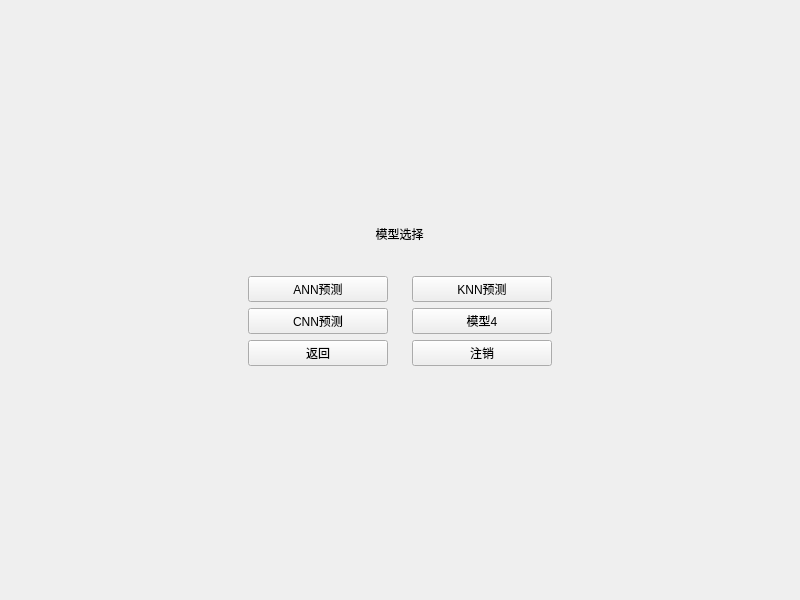
<?xml version="1.0" encoding="UTF-8"?>
<ui version="4.0">
 <class>System</class>
 <widget class="QMainWindow" name="System">
  <property name="geometry">
   <rect>
    <x>0</x>
    <y>0</y>
    <width>800</width>
    <height>600</height>
   </rect>
  </property>
  <property name="windowTitle">
   <string>MainWindow</string>
  </property>
  <widget class="QWidget" name="centralwidget">
   <layout class="QGridLayout" name="gridLayout_2">
    <item row="2" column="3">
     <spacer name="horizontalSpacer_2">
      <property name="orientation">
       <enum>Qt::Horizontal</enum>
      </property>
      <property name="sizeHint" stdset="0">
       <size>
        <width>40</width>
        <height>20</height>
       </size>
      </property>
     </spacer>
    </item>
    <item row="2" column="0">
     <spacer name="horizontalSpacer">
      <property name="orientation">
       <enum>Qt::Horizontal</enum>
      </property>
      <property name="sizeHint" stdset="0">
       <size>
        <width>40</width>
        <height>20</height>
       </size>
      </property>
     </spacer>
    </item>
    <item row="0" column="1">
     <spacer name="verticalSpacer">
      <property name="orientation">
       <enum>Qt::Vertical</enum>
      </property>
      <property name="sizeHint" stdset="0">
       <size>
        <width>20</width>
        <height>40</height>
       </size>
      </property>
     </spacer>
    </item>
    <item row="3" column="1">
     <spacer name="verticalSpacer_2">
      <property name="orientation">
       <enum>Qt::Vertical</enum>
      </property>
      <property name="sizeHint" stdset="0">
       <size>
        <width>20</width>
        <height>40</height>
       </size>
      </property>
     </spacer>
    </item>
    <item row="2" column="1">
     <widget class="QWidget" name="widget_3" native="true">
      <property name="sizePolicy">
       <sizepolicy hsizetype="Fixed" vsizetype="Fixed">
        <horstretch>0</horstretch>
        <verstretch>0</verstretch>
       </sizepolicy>
      </property>
      <layout class="QGridLayout" name="gridLayout">
       <item row="2" column="0">
        <widget class="QWidget" name="widget" native="true">
         <layout class="QGridLayout" name="gridLayout_3">
          <item row="0" column="0">
           <widget class="QPushButton" name="ANNBtn">
            <property name="text">
             <string>ANN预测</string>
            </property>
            <property name="icon">
             <iconset resource="res.qrc">
              <normaloff>:/res/pre.png</normaloff>:/res/pre.png</iconset>
            </property>
           </widget>
          </item>
          <item row="1" column="0">
           <widget class="QPushButton" name="CNNBtn">
            <property name="text">
             <string>CNN预测</string>
            </property>
            <property name="icon">
             <iconset resource="res.qrc">
              <normaloff>:/res/pre.png</normaloff>:/res/pre.png</iconset>
            </property>
           </widget>
          </item>
          <item row="2" column="0">
           <widget class="QPushButton" name="backBtn">
            <property name="minimumSize">
             <size>
              <width>140</width>
              <height>0</height>
             </size>
            </property>
            <property name="maximumSize">
             <size>
              <width>140</width>
              <height>28</height>
             </size>
            </property>
            <property name="layoutDirection">
             <enum>Qt::LeftToRight</enum>
            </property>
            <property name="text">
             <string>返回</string>
            </property>
            <property name="icon">
             <iconset resource="res.qrc">
              <normaloff>:/res/back.png</normaloff>:/res/back.png</iconset>
            </property>
           </widget>
          </item>
         </layout>
        </widget>
       </item>
       <item row="2" column="1">
        <widget class="QWidget" name="widget_2" native="true">
         <layout class="QGridLayout" name="gridLayout_4">
          <item row="1" column="0">
           <widget class="QPushButton" name="ModelBtn">
            <property name="text">
             <string>模型4</string>
            </property>
            <property name="icon">
             <iconset resource="res.qrc">
              <normaloff>:/res/pre.png</normaloff>:/res/pre.png</iconset>
            </property>
           </widget>
          </item>
          <item row="0" column="0">
           <widget class="QPushButton" name="KNNBtn">
            <property name="text">
             <string>KNN预测</string>
            </property>
            <property name="icon">
             <iconset resource="res.qrc">
              <normaloff>:/res/pre.png</normaloff>:/res/pre.png</iconset>
            </property>
           </widget>
          </item>
          <item row="2" column="0">
           <widget class="QPushButton" name="cancelBtn">
            <property name="minimumSize">
             <size>
              <width>140</width>
              <height>0</height>
             </size>
            </property>
            <property name="maximumSize">
             <size>
              <width>140</width>
              <height>16777215</height>
             </size>
            </property>
            <property name="text">
             <string>注销</string>
            </property>
            <property name="icon">
             <iconset resource="res.qrc">
              <normaloff>:/res/cancel.png</normaloff>:/res/cancel.png</iconset>
            </property>
           </widget>
          </item>
         </layout>
        </widget>
       </item>
      </layout>
     </widget>
    </item>
    <item row="1" column="1">
     <widget class="QWidget" name="widget_4" native="true">
      <layout class="QGridLayout" name="gridLayout_5">
       <item row="0" column="0">
        <widget class="QLabel" name="label">
         <property name="enabled">
          <bool>true</bool>
         </property>
         <property name="minimumSize">
          <size>
           <width>259</width>
           <height>0</height>
          </size>
         </property>
         <property name="maximumSize">
          <size>
           <width>259</width>
           <height>16777215</height>
          </size>
         </property>
         <property name="layoutDirection">
          <enum>Qt::LeftToRight</enum>
         </property>
         <property name="lineWidth">
          <number>1</number>
         </property>
         <property name="text">
          <string>模型选择</string>
         </property>
         <property name="alignment">
          <set>Qt::AlignCenter</set>
         </property>
        </widget>
       </item>
      </layout>
     </widget>
    </item>
   </layout>
  </widget>
  <widget class="QMenuBar" name="menubar">
   <property name="geometry">
    <rect>
     <x>0</x>
     <y>0</y>
     <width>800</width>
     <height>26</height>
    </rect>
   </property>
  </widget>
 </widget>
 <resources>
  <include location="res.qrc"/>
 </resources>
 <connections/>
</ui>
